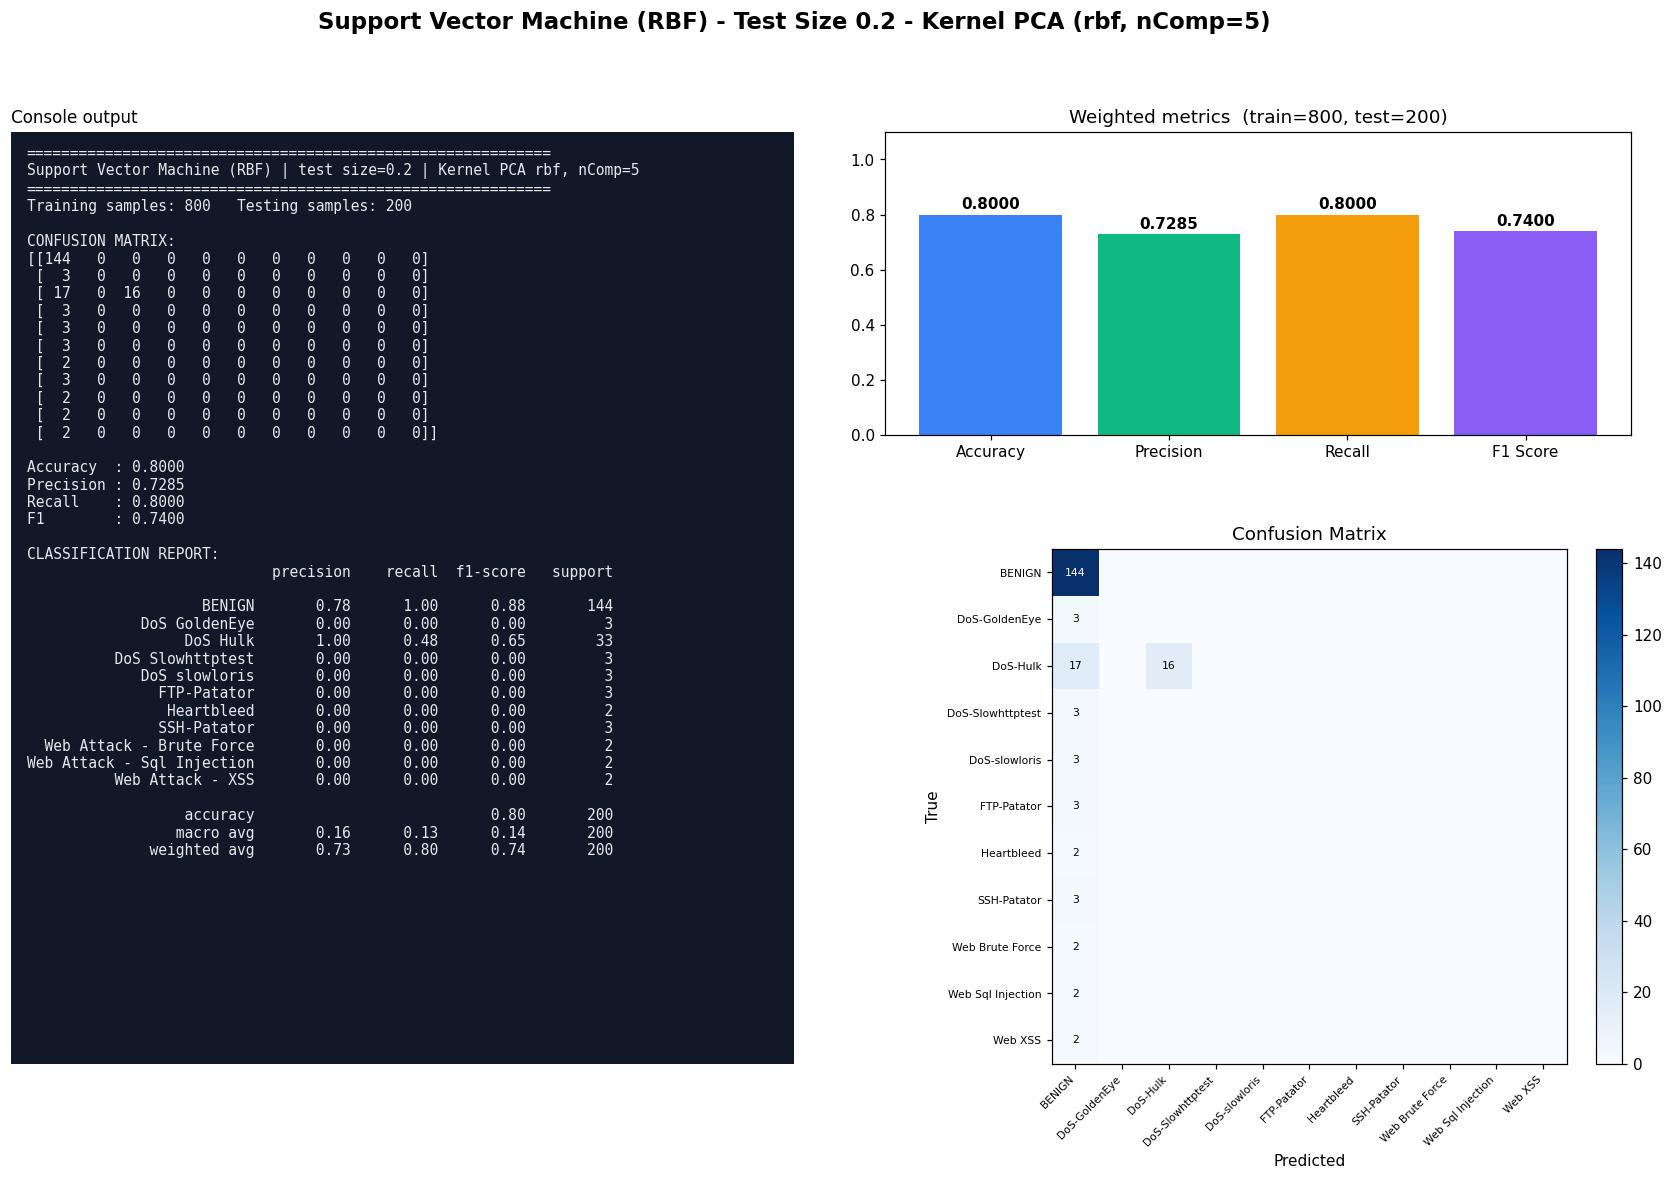

This chart was generated by the following Python code:
#!/usr/bin/env python3
"""Support Vector Machine (RBF) | Test size 0.2 | Kernel PCA kernel=rbf, n_components=5
CIC-IDS2017 (Tue+Wed+Thu-morning) 1000-row stratified sample.
Run in any IDE (Spyder / VS Code / PyCharm / Jupyter): open the file and press Run, no arguments needed.
Saves next to this file: 'Test0.2_nComp5_SVM.jpg' - one image with the console output (confusion matrix, metrics, classification report) plus charts."""
import json, os
import numpy as np
import matplotlib.pyplot as plt
from sklearn.decomposition import KernelPCA
from sklearn.svm import SVC
from sklearn.metrics import (accuracy_score, classification_report, confusion_matrix,
                             f1_score, precision_score, recall_score)
from sklearn.model_selection import train_test_split
from sklearn.preprocessing import StandardScaler

TEST_SIZE, KERNEL, N_COMP, ALG, ALG_NAME = 0.2, "rbf", 5, "SVM", "Support Vector Machine (RBF)"
try:
    HERE = os.path.dirname(os.path.abspath(__file__))
except NameError:                      # Jupyter / interactive console
    HERE = os.getcwd()
def _find_root():                      # folder that contains data/sample.npz (works from any working directory)
    for p in (HERE, os.path.join(HERE, ".."), os.path.join(HERE, "..", ".."), os.getcwd()):
        if os.path.exists(os.path.join(p, "data", "sample.npz")):
            return os.path.abspath(p)
    raise FileNotFoundError("data/sample.npz not found - run prepare_data.py or keep the repo folder structure")
ROOT = _find_root()
tag = f"Test{TEST_SIZE}_nComp{N_COMP}_{ALG}"

# 1. LOAD cached, cleaned sample (see prepare_data.py)
d = np.load(os.path.join(ROOT, "data", "sample.npz"), allow_pickle=True)
X, y, class_names = d["X"], d["y"], [str(c).replace("�", "-") for c in d["classes"]]

# 2. SPLIT
X_train, X_test, y_train, y_test = train_test_split(
    X, y, test_size=TEST_SIZE, random_state=42, stratify=y)

# 3. SCALE (fit on train only)
scaler = StandardScaler()
X_train = scaler.fit_transform(X_train); X_test = scaler.transform(X_test)

# 4. DIMENSIONALITY REDUCTION: Kernel PCA (fit on train only; gamma = sklearn default 1/n_features)
kpca = KernelPCA(n_components=N_COMP, kernel=KERNEL, random_state=0)
X_train = kpca.fit_transform(X_train); X_test = kpca.transform(X_test)

# 5. CLASSIFIER
classifier = SVC(kernel="rbf", C=1.0, gamma="scale", random_state=0)
classifier.fit(X_train, y_train)
y_pred = classifier.predict(X_test)

# 6. METRICS
labels = np.arange(len(class_names))
cm = confusion_matrix(y_test, y_pred, labels=labels)
res = dict(test_size=TEST_SIZE, kernel=KERNEL, n_components=N_COMP, algorithm=ALG, model=ALG_NAME,
           n_train=int(len(y_train)), n_test=int(len(y_test)),
           accuracy=accuracy_score(y_test, y_pred),
           precision=precision_score(y_test, y_pred, average="weighted", zero_division=0),
           recall=recall_score(y_test, y_pred, average="weighted", zero_division=0),
           f1=f1_score(y_test, y_pred, average="weighted", zero_division=0))
report = classification_report(y_test, y_pred, labels=labels, target_names=class_names, zero_division=0)
lines = ["=" * 60, f"{ALG_NAME} | test size={TEST_SIZE} | Kernel PCA {KERNEL}, nComp={N_COMP}", "=" * 60,
         f"Training samples: {len(y_train)}   Testing samples: {len(y_test)}", "", "CONFUSION MATRIX:", np.array2string(cm), ""]
for k in ("accuracy", "precision", "recall", "f1"): lines.append(f"{k.capitalize():10s}: {res[k]:.4f}")
lines += ["", "CLASSIFICATION REPORT:", report]
console_output = "\n".join(lines); print(console_output)

# 7. VISUAL OUTPUT: console output + charts in ONE image (real results only)
short = [c.replace("Web Attack - ", "Web ").replace("DoS ", "DoS-") for c in class_names]
fig = plt.figure(figsize=(19, 11), dpi=110)
gs = fig.add_gridspec(2, 2, width_ratios=[1.05, 1], height_ratios=[1, 1.7], hspace=0.28, wspace=0.12)
fig.suptitle(f"{ALG_NAME} - Test Size {TEST_SIZE} - Kernel PCA ({KERNEL}, nComp={N_COMP})", fontsize=15, fontweight="bold")
axt = fig.add_subplot(gs[:, 0]); axt.set_facecolor("#111827"); axt.set_xticks([]); axt.set_yticks([])
for sp in axt.spines.values(): sp.set_visible(False)
axt.text(0.02, 0.985, console_output, family="monospace", fontsize=9.6, color="#e5e7eb", va="top", ha="left", transform=axt.transAxes)
axt.set_title("Console output", loc="left", fontsize=11)
ax0 = fig.add_subplot(gs[0, 1]); ax1 = fig.add_subplot(gs[1, 1])
names = ["Accuracy", "Precision", "Recall", "F1 Score"]; vals = [res["accuracy"], res["precision"], res["recall"], res["f1"]]
bars = ax0.bar(names, vals, color=["#3b82f6", "#10b981", "#f59e0b", "#8b5cf6"])
ax0.set_ylim(0, 1.1); ax0.set_title(f"Weighted metrics  (train={res['n_train']}, test={res['n_test']})")
for b in bars: ax0.text(b.get_x() + b.get_width() / 2, b.get_height() + .02, f"{b.get_height():.4f}", ha="center", fontweight="bold")
im = ax1.imshow(cm, cmap="Blues"); fig.colorbar(im, ax=ax1, fraction=.046, pad=.04)
ax1.set_xticks(labels); ax1.set_yticks(labels); ax1.set_xticklabels(short, rotation=45, ha="right", fontsize=7); ax1.set_yticklabels(short, fontsize=7)
ax1.set_xlabel("Predicted"); ax1.set_ylabel("True"); ax1.set_title("Confusion Matrix")
for a in labels:
    for b_ in labels:
        if cm[a, b_]: ax1.text(b_, a, cm[a, b_], ha="center", va="center", fontsize=7, color="white" if cm[a, b_] > cm.max() / 2 else "black")
plt.savefig(os.path.join(HERE, tag + ".jpg"), format="jpg", bbox_inches="tight")
if os.environ.get("ACN_NO_SHOW") != "1": plt.show()   # IDEs display the image; run_all.py disables this
plt.close()

os.makedirs(os.path.join(ROOT, "results", "json"), exist_ok=True)
with open(os.path.join(ROOT, "results", "json", tag + ".json"), "w") as f: json.dump(res, f)
